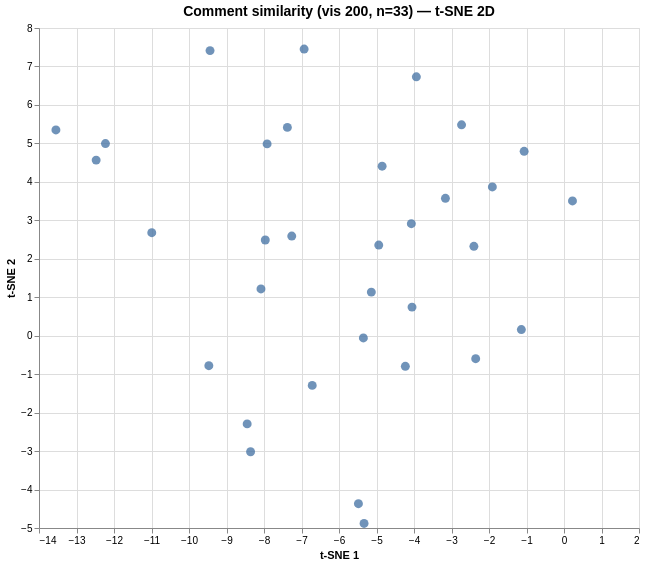

Here is the Vega-Lite specification saved for this chart:
### Vega specification from a JSON file in a GitHub repository (floating-point values rounded to 4 significant figures)
{"$schema": "https://vega.github.io/schema/vega/v6.json", "data": [{"name": "param_1e9efca18e7a2868_store"}, {"name": "source_0", "values": [{"comment": "I notice that it describes types of people and if they can or can not vote in which states. I also notice that they tell…", "dim_1": -2.732, "dim_2": 5.483, "index": 0}, {"comment": "I wonder why the majority of adults do not vote when the impact of the election will effect everyones lives. I notice th…", "dim_1": -9.471, "dim_2": -0.779, "index": 1}, {"comment": "I think this is basically types of voters and if they could or could not vote...", "dim_1": -1.137, "dim_2": 0.16, "index": 2}, {"comment": "I notice that certain states are always on the \"could vote\" side, and others on the \"could not vote\" side. I wonder why …", "dim_1": -1.911, "dim_2": 3.868, "index": 3}, {"comment": "I notice that a lot of the Convicted-Felon voters in the states with a Republican majority could not vote, and I wonder …", "dim_1": -4.053, "dim_2": 0.743, "index": 4}, {"comment": "i think it is intersting that there are so little student voters. i think that young kids should vote so that they excer…", "dim_1": -8.358, "dim_2": -3.018, "index": 5}, {"comment": "There are more states with a republican majority in the house off representatives. Each of the sections is a different t…", "dim_1": -4.85, "dim_2": 4.407, "index": 6}, {"comment": "I notice that each person represents a state. What is the range of age for these voters? How old is the oldest and how y…", "dim_1": -5.332, "dim_2": -4.881, "index": 7}, {"comment": "I notice that, in general, there are more Republican voters and Democratic voters, and most of the figures in the \"Could…", "dim_1": -2.355, "dim_2": -0.598, "index": 8}, {"comment": "I notice there are more red firgurines that could not vote than blue. I also notice that each of the figurines is a spec…", "dim_1": -9.439, "dim_2": 7.412, "index": 9}, {"comment": "Being a Marylander myself, I could not help but notice how, in each graph, Maryland is listed in the \"could vote\" sectio…", "dim_1": -2.403, "dim_2": 2.324, "index": 10}, {"comment": "I notice that there are people that represent the different states in voting. Majority of the \"could votes\" are split ev…", "dim_1": -3.162, "dim_2": 3.572, "index": 11}, {"comment": "I notice that the main groups are split into sub groups. For example, the main group called \"The Convicted-Felon Voter\" …", "dim_1": -3.937, "dim_2": 6.731, "index": 12}, {"comment": "I notice each person represents a state and there are more republican majority in the state House of Representatives tha…", "dim_1": -5.482, "dim_2": -4.367, "index": 13}, {"comment": "The people who could vote varied because of the fact that some of the laws made it difficult for certain people and stat…", "dim_1": -1.063, "dim_2": 4.794, "index": 14}, {"comment": "Thanks to all teachers and students who responded.  You can continue to post responses. Dig deeper into what the infogra…", "dim_1": -12.23, "dim_2": 4.995, "index": 15}, {"comment": "I notice that high school students aren't even mentioned in this graph.  IF YOU ARE UNDER 18, YOU CAN'T VOTE IN ALL STAT…", "dim_1": -8.449, "dim_2": -2.293, "index": 16}, {"comment": "I notice that there are more Rebublican voters than Democratic. I wonder how much this affected the polls. This infograp…", "dim_1": -6.93, "dim_2": 7.452, "index": 17}, {"comment": "Voting Time! We all see it coming and it’s almost here what this graph is portraying to this upcoming election, is that …", "dim_1": -10.99, "dim_2": 2.678, "index": 18}, {"comment": "I noticed that in the graphs for The Procrastinating Voter, The Convicted-Felon Voter, and The Working Parent Voter the …", "dim_1": -4.231, "dim_2": -0.796, "index": 19}, {"comment": "I noticed that were red states tended to have stricter voting rules and laws when compared with blue states. For instanc…", "dim_1": 0.226, "dim_2": 3.504, "index": 20}, {"comment": "I noticed that in all the graphs the majority of the “individuals” were Republicans. However, there were a lot of republ…", "dim_1": -8.081, "dim_2": 1.215, "index": 21}, {"comment": "I notice that every state that had Eager Student Voters who could not vote were Republican. I wonder if the majority of …", "dim_1": -7.26, "dim_2": 2.59, "index": 22}, {"comment": "I notice that in all categories, the majority of people that cannot vote are in republican majority states. I also notic…", "dim_1": -5.138, "dim_2": 1.133, "index": 23}, {"comment": "I noticed that in all of the categories of voters the majority of states that could not vote were republicans majority s…", "dim_1": -4.071, "dim_2": 2.912, "index": 24}, {"comment": "In this graph, I noticed the following:\nIn regards to procrastinating voters, only 33% could vote. In comparison to conv…", "dim_1": -7.917, "dim_2": 4.987, "index": 25}, {"comment": "Teachers told us that they wanted to see the graphs sooner so there is more time to lesson plan.  Here is the revised sc…", "dim_1": -13.55, "dim_2": 5.35, "index": 26}, {"comment": "Welcome to Wednesday's moderation of  “What’s Going On in This Graph?” Today’s infographics focus on five barriers to vo…", "dim_1": -12.48, "dim_2": 4.565, "index": 27}, {"comment": "I notice that most of Eager Students could vote while the majority of Procrastinating Voters and Convicted-Felon Voters …", "dim_1": -5.35, "dim_2": -0.059, "index": 28}, {"comment": "I noticed that the \"No-ID Voters\"  that could not vote were almost all in Republican states and those who could vote wer…", "dim_1": -4.94, "dim_2": 2.357, "index": 29}, {"comment": "I notice that a majority of the states that could vote for the procrastinating voter, the procrastinating voter, and the…", "dim_1": -7.377, "dim_2": 5.416, "index": 30}, {"comment": "I notice that the majority of people in each state that could not vote are Republican for every graph. Also, I notice th…", "dim_1": -7.966, "dim_2": 2.488, "index": 31}, {"comment": "I notice that a lot of progress has been made in allowing Eager Students to vote. Among the 51 Voting Units (50 states p…", "dim_1": -6.714, "dim_2": -1.292, "index": 32}]}, {"name": "source_0_x_domain_dim_1", "values": [{"min": -13.55, "max": 0.226}]}, {"name": "source_0_y_domain_dim_2", "values": [{"min": -4.881, "max": 7.452}]}], "signals": [{"name": "unit", "value": {}, "on": [{"events": "pointermove", "update": "isTuple(group()) ? group() : unit"}]}, {"name": "param_1e9efca18e7a2868", "update": "vlSelectionResolve(\"param_1e9efca18e7a2868_store\", \"union\")"}, {"name": "param_1e9efca18e7a2868_dim_1", "on": [{"events": [{"source": "view", "type": "dblclick"}], "update": "null"}, {"events": {"signal": "param_1e9efca18e7a2868_translate_delta"}, "update": "panLinear(param_1e9efca18e7a2868_translate_anchor.extent_x, -param_1e9efca18e7a2868_translate_delta.x / width)"}, {"events": {"signal": "param_1e9efca18e7a2868_zoom_delta"}, "update": "zoomLinear(domain(\"x\"), param_1e9efca18e7a2868_zoom_anchor.x, param_1e9efca18e7a2868_zoom_delta)"}]}, {"name": "param_1e9efca18e7a2868_dim_2", "on": [{"events": [{"source": "view", "type": "dblclick"}], "update": "null"}, {"events": {"signal": "param_1e9efca18e7a2868_translate_delta"}, "update": "panLinear(param_1e9efca18e7a2868_translate_anchor.extent_y, param_1e9efca18e7a2868_translate_delta.y / height)"}, {"events": {"signal": "param_1e9efca18e7a2868_zoom_delta"}, "update": "zoomLinear(domain(\"y\"), param_1e9efca18e7a2868_zoom_anchor.y, param_1e9efca18e7a2868_zoom_delta)"}]}, {"name": "param_1e9efca18e7a2868_tuple", "on": [{"events": [{"signal": "param_1e9efca18e7a2868_dim_1 || param_1e9efca18e7a2868_dim_2"}], "update": "param_1e9efca18e7a2868_dim_1 && param_1e9efca18e7a2868_dim_2 ? {unit: \"\", fields: param_1e9efca18e7a2868_tuple_fields, values: [param_1e9efca18e7a2868_dim_1,param_1e9efca18e7a2868_dim_2]} : null"}]}, {"name": "param_1e9efca18e7a2868_tuple_fields", "value": [{"field": "dim_1", "channel": "x", "type": "R"}, {"field": "dim_2", "channel": "y", "type": "R"}]}, {"name": "param_1e9efca18e7a2868_translate_anchor", "value": {}, "on": [{"events": [{"source": "scope", "type": "pointerdown"}], "update": "{x: x(unit), y: y(unit), extent_x: domain(\"x\"), extent_y: domain(\"y\")}"}]}, {"name": "param_1e9efca18e7a2868_translate_delta", "value": {}, "on": [{"events": [{"source": "window", "between": [{"source": "scope", "type": "pointerdown"}, {"source": "window", "type": "pointerup"}], "type": "pointermove", "consume": true}], "update": "{x: param_1e9efca18e7a2868_translate_anchor.x - x(unit), y: param_1e9efca18e7a2868_translate_anchor.y - y(unit)}"}]}, {"name": "param_1e9efca18e7a2868_zoom_anchor", "on": [{"events": [{"source": "scope", "consume": true, "type": "wheel"}], "update": "{x: invert(\"x\", x(unit)), y: invert(\"y\", y(unit))}"}]}, {"name": "param_1e9efca18e7a2868_zoom_delta", "on": [{"events": [{"source": "scope", "type": "wheel", "consume": true}], "update": "pow(1.001, event.deltaY * pow(16, event.deltaMode))", "force": true}]}, {"name": "param_1e9efca18e7a2868_modify", "on": [{"events": {"signal": "param_1e9efca18e7a2868_tuple"}, "update": "modify(\"param_1e9efca18e7a2868_store\", param_1e9efca18e7a2868_tuple, true)"}]}], "marks": [{"type": "symbol", "name": "marks", "from": {"data": "source_0"}, "encode": {"update": {"y": {"field": "dim_2", "scale": "y"}, "shape": {"value": "circle"}, "size": {"value": 80}, "x": {"field": "dim_1", "scale": "x"}, "fill": {"value": "#4c78a8"}, "opacity": {"value": 0.8}, "tooltip": {"signal": "{\"Comment #\": format(datum[\"index\"], \"\"), \"Comment\": isValid(datum[\"comment\"]) ? datum[\"comment\"] : \"\"+datum[\"comment\"]}"}}}, "clip": true, "style": ["circle"], "interactive": true}], "scales": [{"name": "x", "type": "linear", "domain": [{"signal": "(data(\"source_0_x_domain_dim_1\")[0] || {}).min"}, {"signal": "(data(\"source_0_x_domain_dim_1\")[0] || {}).max"}], "range": [0, {"signal": "width"}], "nice": true, "domainRaw": {"signal": "param_1e9efca18e7a2868[\"dim_1\"]"}, "zero": true}, {"name": "y", "type": "linear", "domain": [{"signal": "(data(\"source_0_y_domain_dim_2\")[0] || {}).min"}, {"signal": "(data(\"source_0_y_domain_dim_2\")[0] || {}).max"}], "range": [{"signal": "height"}, 0], "zero": true, "nice": true, "domainRaw": {"signal": "param_1e9efca18e7a2868[\"dim_2\"]"}}], "axes": [{"scale": "x", "grid": true, "ticks": false, "zindex": 0, "gridScale": "y", "aria": false, "minExtent": 0, "domain": false, "maxExtent": 0, "tickCount": {"signal": "ceil(width/40)"}, "labels": false, "orient": "bottom"}, {"scale": "y", "gridScale": "x", "domain": false, "orient": "left", "labels": false, "maxExtent": 0, "minExtent": 0, "aria": false, "grid": true, "tickCount": {"signal": "ceil(height/40)"}, "ticks": false, "zindex": 0}, {"scale": "x", "tickCount": {"signal": "ceil(width/40)"}, "zindex": 0, "grid": false, "orient": "bottom", "title": "t-SNE 1", "labelFlush": true, "labelOverlap": true}, {"scale": "y", "title": "t-SNE 2", "tickCount": {"signal": "ceil(height/40)"}, "orient": "left", "zindex": 0, "grid": false, "labelOverlap": true}], "title": {"text": "Comment similarity (vis 200, n=33) — t-SNE 2D", "fontSize": 14, "frame": "group"}, "height": 500, "padding": 5, "background": "white", "width": 600, "style": "cell"}
